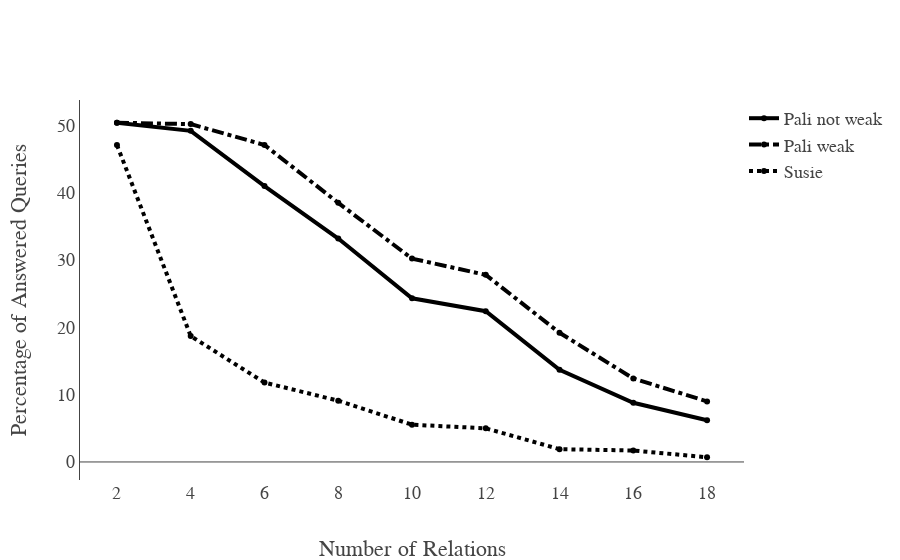

The cell this chart's notebook holds for it:
### Code cell
layout = Layout(
  #  title='Comparisation Performance With Rule Order Optimization',
    font=dict(family='Latin Modern Math', size=6*3),
    xaxis=dict(
        title='Number of Relations',
        autorange=True,
        showgrid=False,
        zeroline=False,
        showline=False,
        autotick=True,
        ticks='',
        showticklabels=True
    ),
    yaxis=dict(
        title='Percentage of Answered Queries',
        autorange=True,
        showgrid=False,
        zeroline=True,
        showline=True,
        autotick=True,
        ticks='',
        showticklabels=True
    ),
    legend=dict(x=1, y=1)
)
fig = Figure(data=data, layout=layout)
iplot(fig)

### Figure 1 — Plotly figure (JSON) as saved in the notebook; plotly's stock layout.template omitted (floating-point values rounded to 4 significant figures)
{"data": [{"line": {"color": "rgb(0, 0, 0)", "width": 4}, "name": "Pali not weak", "type": "scatter", "x": [2, 4, 6, 8, 10, 12, 14, 16, 18], "y": [50.4, 49.2, 41, 33.2, 24.32, 22.4, 13.7, 8.8, 6.2]}, {"line": {"color": "rgb(0, 0, 0)", "dash": "dashdot", "width": 4}, "name": "Pali weak", "type": "scatter", "x": [2, 4, 6, 8, 10, 12, 14, 16, 18], "y": [50.4, 50.2, 47.1, 38.5, 30.21, 27.8, 19.2, 12.4, 9]}, {"line": {"color": "rgb(0, 0, 0)", "dash": "dot", "width": 4}, "name": "Susie", "type": "scatter", "x": [2, 4, 6, 8, 10, 12, 14, 16, 18], "y": [47.1, 18.7, 11.8, 9.1, 5.536, 5, 1.9, 1.7, 0.7]}], "layout": {"font": {"family": "Latin Modern Math", "size": 18}, "legend": {"x": 1, "y": 1}, "xaxis": {"autorange": true, "autotick": true, "showgrid": false, "showline": false, "showticklabels": true, "ticks": "", "title": "Number of Relations", "zeroline": false}, "yaxis": {"autorange": true, "autotick": true, "showgrid": false, "showline": true, "showticklabels": true, "ticks": "", "title": "Percentage of Answered Queries", "zeroline": true}}}
